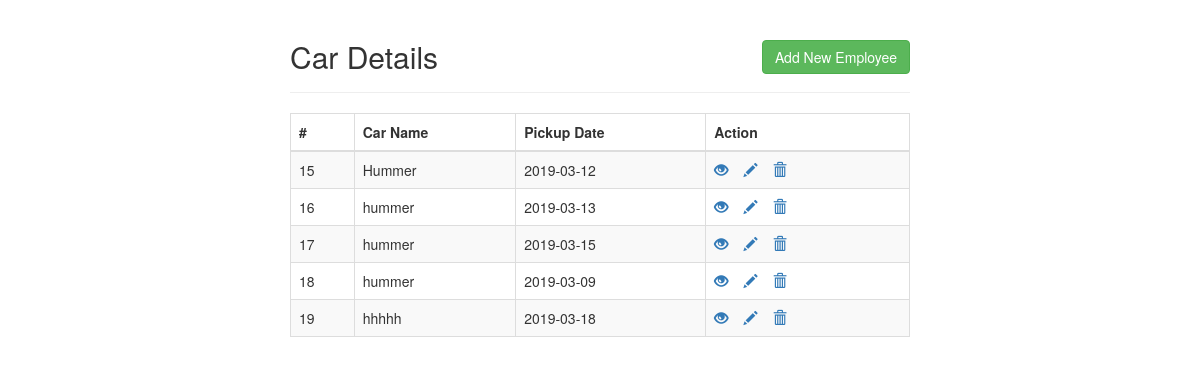
Page /list.php on the committed database.
### tables this page shows
CREATE TABLE `car_pickup` (
  `id` int(11) NOT NULL,
  `car_name` varchar(100) NOT NULL,
  `pickup_date` date NOT NULL
);

### list.php (the view, shortened to what this page needs)
<!DOCTYPE html>
<html lang="en">
<head>
    <link rel="stylesheet" href="https://maxcdn.bootstrapcdn.com/bootstrap/3.3.7/css/bootstrap.css">
</head>
<body>
    <div class="wrapper">
        <div class="container-fluid">
            <div class="row">
                <div class="col-md-12">
                    <div class="page-header clearfix">
                        <h2 class="pull-left">Car Details</h2>
                        <a href="create.php" class="btn btn-success pull-right">Add New Employee</a>
                    </div>
                    <?php
                    require_once "config.php";
                    $sql = "SELECT * FROM car_pickup";
                    if($result = mysqli_query($link, $sql)){
                        if(mysqli_num_rows($result) > 0){
                            echo "<table class='table table-bordered table-striped'>";
                                echo "<thead>";
                                    echo "<tr>";
                                        echo "<th>#</th>";
                                        echo "<th>Car Name</th>";
                                        echo "<th>Pickup Date</th>";
                                       echo "<th>Action</th>";
                                    echo "</tr>";
                                echo "</thead>";
                                echo "<tbody>";
                                while($row = mysqli_fetch_array($result)){
                                    echo "<tr>";
                                        echo "<td>" . $row['id'] . "</td>";
                                        echo "<td>" . $row['car_name'] . "</td>";
                                        echo "<td>" . $row['pickup_date'] . "</td>";
                                        echo "<td>";
                                            echo "<a href='read.php?id=". $row['id'] ."' title='View Record' data-toggle='tooltip'><span class='glyphicon glyphicon-eye-open'></span></a>";
                                            echo "<a href='update.php?id=". $row['id'] ."' title='Update Record' data-toggle='tooltip'><span class='glyphicon glyphicon-pencil'></span></a>";
                                            echo "<a href='delete.php?id=". $row['id'] ."' title='Delete Record' data-toggle='tooltip'><span class='glyphicon glyphicon-trash'></span></a>";
                                        echo "</td>";
                                    echo "</tr>";
                                }
                                echo "</tbody>";
                            echo "</table>";
                        } else{
                            echo "<p class='lead'><em>No Car records were found.</em></p>";
                        }
                    } else{
                        echo "ERROR: Could not able to execute $sql. " . mysqli_error($link);
                    }
                    ?>
                </div>
            </div>
        </div>
    </div>
</body>
</html>

### list.php (style rules this page uses)
.wrapper { width: 650px; margin: 0 auto; }
.page-header h2 { margin-top: 0; }
table tr td:last-child a { margin-right: 15px; }

### rows in the picture
car_pickup: id "15", car_name "Hummer", pickup_date "2019-03-12"
car_pickup: id "16", car_name "hummer", pickup_date "2019-03-13"
car_pickup: id "17", car_name "hummer", pickup_date "2019-03-15"
car_pickup: id "18", car_name "hummer", pickup_date "2019-03-09"
car_pickup: id "19", car_name "hhhhh", pickup_date "2019-03-18"
